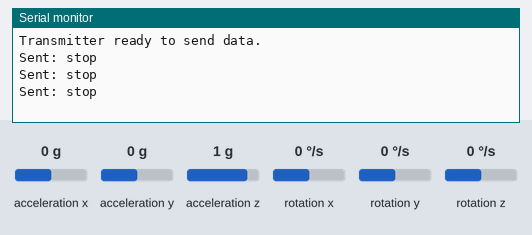
The sketch below on a simulated Arduino Uno, built with avr-gcc and run on an emulated ATmega328P. On the bench: the last lines printed to the serial monitor. Inputs (shaded band) come from the test bench; at power-on: acceleration x 0 g, acceleration y 0 g, acceleration z 1 g, rotation x 0 °/s, rotation y 0 °/s, rotation z 0 °/s.

Above: at 1.2 s.
1.3 s: acceleration x set to -1.4 g
At 1.92 s:
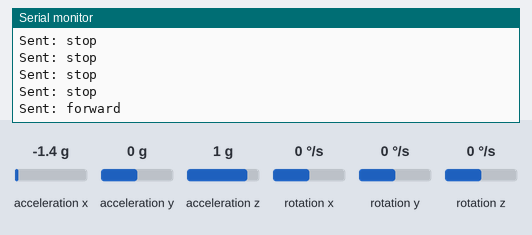
3.5 s: acceleration x set to 0.8 g
At 3.99 s:
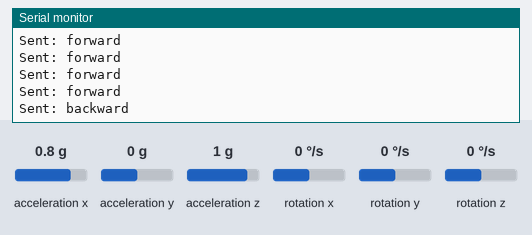

Measured:
- after the input at 1.3 s, the serial monitor: prints a new line after 0.36 s (image 1)
- after the input at 3.5 s, the serial monitor: prints a new line after 0.23 s (image 2)

The sketch:

transmitter.ino
```cpp
#include <Wire.h>
#include <I2Cdev.h>
#include <MPU6050.h>
#include <SoftwareSerial.h>

MPU6050 mpu;
SoftwareSerial HC05(4, 5);

int16_t ax, ay, az, gx, gy, gz;
int data[2];

void setup() {
  Serial.begin(9600);
  HC05.begin(9600);
  Wire.begin();

  mpu.initialize();
  Serial.println("Transmitter ready to send data.");
}

void loop() {
  mpu.getMotion6(&ax, &ay, &az, &gx, &gy, &gz);

  data[0] = map(ax, -17000, 17000, 300, 400);
  data[1] = map(ay, -17000, 17000, 100, 200);

  if (ax > 10000 ) {
    HC05.println("backward");
    Serial.println("Sent: backward");
  }
  else if (ax < -10000) {
    HC05.println("forward");
    Serial.println("Sent: forward");
  }
  else if (ay > 10000) {
    HC05.println("left");
    Serial.println("Sent: left");
  }
  else if (ay < -10000) {
    HC05.println("right");
    Serial.println("Sent: right");
  }
  else {
    HC05.println("stop");
    Serial.println("Sent: stop");
  }

  delay(400);
}
```
